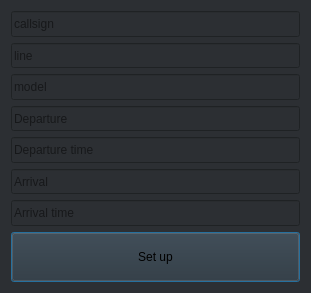
<?xml version="1.0" encoding="UTF-8"?>
<ui version="4.0">
 <class>Dialog</class>
 <widget class="QDialog" name="Dialog">
  <property name="geometry">
   <rect>
    <x>0</x>
    <y>0</y>
    <width>311</width>
    <height>293</height>
   </rect>
  </property>
  <property name="windowTitle">
   <string>Filter configuration</string>
  </property>
  <property name="styleSheet">
   <string notr="true">background-color: rgb(44, 47, 51);
font: 10pt &quot;System-ui&quot;;</string>
  </property>
  <layout class="QGridLayout" name="gridLayout">
   <item row="1" column="1" colspan="2">
    <layout class="QGridLayout" name="gridLayout_2">
     <item row="1" column="0">
      <widget class="QPushButton" name="pushButton_setUp">
       <property name="enabled">
        <bool>true</bool>
       </property>
       <property name="sizePolicy">
        <sizepolicy hsizetype="Expanding" vsizetype="Expanding">
         <horstretch>0</horstretch>
         <verstretch>0</verstretch>
        </sizepolicy>
       </property>
       <property name="maximumSize">
        <size>
         <width>1000</width>
         <height>50</height>
        </size>
       </property>
       <property name="layoutDirection">
        <enum>Qt::LeftToRight</enum>
       </property>
       <property name="text">
        <string>Set up</string>
       </property>
      </widget>
     </item>
     <item row="0" column="0">
      <layout class="QVBoxLayout" name="verticalLayout">
       <item>
        <widget class="QLineEdit" name="lineEdit">
         <property name="sizePolicy">
          <sizepolicy hsizetype="Expanding" vsizetype="Expanding">
           <horstretch>0</horstretch>
           <verstretch>0</verstretch>
          </sizepolicy>
         </property>
         <property name="placeholderText">
          <string>callsign</string>
         </property>
        </widget>
       </item>
       <item>
        <widget class="QLineEdit" name="lineEdit_7">
         <property name="sizePolicy">
          <sizepolicy hsizetype="Expanding" vsizetype="Expanding">
           <horstretch>0</horstretch>
           <verstretch>0</verstretch>
          </sizepolicy>
         </property>
         <property name="placeholderText">
          <string>line</string>
         </property>
        </widget>
       </item>
       <item>
        <widget class="QLineEdit" name="lineEdit_4">
         <property name="sizePolicy">
          <sizepolicy hsizetype="Expanding" vsizetype="Expanding">
           <horstretch>0</horstretch>
           <verstretch>0</verstretch>
          </sizepolicy>
         </property>
         <property name="placeholderText">
          <string>model</string>
         </property>
        </widget>
       </item>
       <item>
        <widget class="QLineEdit" name="lineEdit_6">
         <property name="sizePolicy">
          <sizepolicy hsizetype="Expanding" vsizetype="Expanding">
           <horstretch>0</horstretch>
           <verstretch>0</verstretch>
          </sizepolicy>
         </property>
         <property name="placeholderText">
          <string>Departure</string>
         </property>
        </widget>
       </item>
       <item>
        <widget class="QLineEdit" name="lineEdit_3">
         <property name="sizePolicy">
          <sizepolicy hsizetype="Expanding" vsizetype="Expanding">
           <horstretch>0</horstretch>
           <verstretch>0</verstretch>
          </sizepolicy>
         </property>
         <property name="text">
          <string/>
         </property>
         <property name="placeholderText">
          <string>Departure time </string>
         </property>
        </widget>
       </item>
       <item>
        <widget class="QLineEdit" name="lineEdit_2">
         <property name="sizePolicy">
          <sizepolicy hsizetype="Expanding" vsizetype="Expanding">
           <horstretch>0</horstretch>
           <verstretch>0</verstretch>
          </sizepolicy>
         </property>
         <property name="placeholderText">
          <string>Arrival</string>
         </property>
        </widget>
       </item>
       <item>
        <widget class="QLineEdit" name="lineEdit_9">
         <property name="sizePolicy">
          <sizepolicy hsizetype="Expanding" vsizetype="Expanding">
           <horstretch>0</horstretch>
           <verstretch>0</verstretch>
          </sizepolicy>
         </property>
         <property name="placeholderText">
          <string>Arrival time</string>
         </property>
        </widget>
       </item>
      </layout>
     </item>
    </layout>
   </item>
  </layout>
 </widget>
 <resources/>
 <connections/>
</ui>
